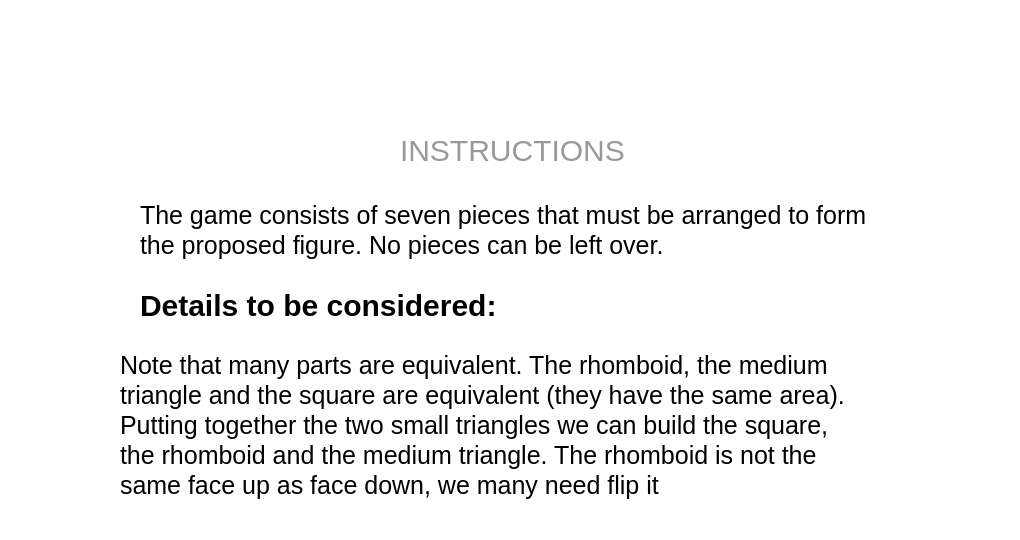
<?xml version="1.0" encoding="UTF-8"?>
<ui version="4.0">
 <class>Instructions</class>
 <widget class="QMainWindow" name="Instructions">
  <property name="geometry">
   <rect>
    <x>0</x>
    <y>0</y>
    <width>1020</width>
    <height>540</height>
   </rect>
  </property>
  <property name="windowTitle">
   <string>MainWindow</string>
  </property>
  <property name="styleSheet">
   <string notr="true">#centralwidget{
background-color: rgb(255, 255, 255);
}

#instructions{
color: #999;
font-size: 30px;
}

#text1,#text2,#text4,#text5,#text6,#text7,#text8{
color: #000;
font-size: 25px;
}

#text3{
color: #000;
font-size: 30px;
font-weight: 900;
}

#iconoBack{
background-color: #FFF;
border: none;
}</string>
  </property>
  <widget class="QWidget" name="centralwidget">
   <widget class="QLabel" name="logoTangram">
    <property name="geometry">
     <rect>
      <x>180</x>
      <y>20</y>
      <width>591</width>
      <height>101</height>
     </rect>
    </property>
    <property name="text">
     <string/>
    </property>
    <property name="pixmap">
     <pixmap resource="imagenes.qrc">:/imagenes/7ANGRAM LOGO A COLOR.png</pixmap>
    </property>
    <property name="scaledContents">
     <bool>true</bool>
    </property>
   </widget>
   <widget class="QPushButton" name="iconoBack">
    <property name="geometry">
     <rect>
      <x>-10</x>
      <y>450</y>
      <width>101</width>
      <height>71</height>
     </rect>
    </property>
    <property name="cursor">
     <cursorShape>PointingHandCursor</cursorShape>
    </property>
    <property name="styleSheet">
     <string notr="true">#iconoBack{
	image: url(:/imagenes/Flecha.png);
}</string>
    </property>
    <property name="text">
     <string/>
    </property>
   </widget>
   <widget class="QLabel" name="instructions">
    <property name="geometry">
     <rect>
      <x>400</x>
      <y>80</y>
      <width>381</width>
      <height>141</height>
     </rect>
    </property>
    <property name="font">
     <font>
      <pointsize>-1</pointsize>
     </font>
    </property>
    <property name="text">
     <string>INSTRUCTIONS</string>
    </property>
   </widget>
   <widget class="QLabel" name="text1">
    <property name="geometry">
     <rect>
      <x>140</x>
      <y>170</y>
      <width>901</width>
      <height>91</height>
     </rect>
    </property>
    <property name="text">
     <string>The game consists of seven pieces that must be arranged to form</string>
    </property>
   </widget>
   <widget class="QLabel" name="text2">
    <property name="geometry">
     <rect>
      <x>140</x>
      <y>200</y>
      <width>901</width>
      <height>91</height>
     </rect>
    </property>
    <property name="text">
     <string>the proposed figure. No pieces can be left over.</string>
    </property>
   </widget>
   <widget class="QLabel" name="text3">
    <property name="geometry">
     <rect>
      <x>140</x>
      <y>260</y>
      <width>901</width>
      <height>91</height>
     </rect>
    </property>
    <property name="text">
     <string>Details to be considered:</string>
    </property>
   </widget>
   <widget class="QLabel" name="text4">
    <property name="geometry">
     <rect>
      <x>120</x>
      <y>320</y>
      <width>941</width>
      <height>91</height>
     </rect>
    </property>
    <property name="text">
     <string>Note that many parts are equivalent. The rhomboid, the medium</string>
    </property>
   </widget>
   <widget class="QLabel" name="text5">
    <property name="geometry">
     <rect>
      <x>120</x>
      <y>350</y>
      <width>901</width>
      <height>91</height>
     </rect>
    </property>
    <property name="text">
     <string>triangle and the square are equivalent (they have the same area).</string>
    </property>
   </widget>
   <widget class="QLabel" name="text6">
    <property name="geometry">
     <rect>
      <x>120</x>
      <y>380</y>
      <width>951</width>
      <height>91</height>
     </rect>
    </property>
    <property name="text">
     <string>Putting together the two small triangles we can build the square,</string>
    </property>
   </widget>
   <widget class="QLabel" name="text7">
    <property name="geometry">
     <rect>
      <x>120</x>
      <y>410</y>
      <width>931</width>
      <height>91</height>
     </rect>
    </property>
    <property name="text">
     <string>the rhomboid and the medium triangle. The rhomboid is not the</string>
    </property>
   </widget>
   <widget class="QLabel" name="text8">
    <property name="geometry">
     <rect>
      <x>120</x>
      <y>440</y>
      <width>901</width>
      <height>91</height>
     </rect>
    </property>
    <property name="text">
     <string>same face up as face down, we many need flip it</string>
    </property>
   </widget>
  </widget>
 </widget>
 <resources>
  <include location="imagenes.qrc"/>
 </resources>
 <connections/>
</ui>
